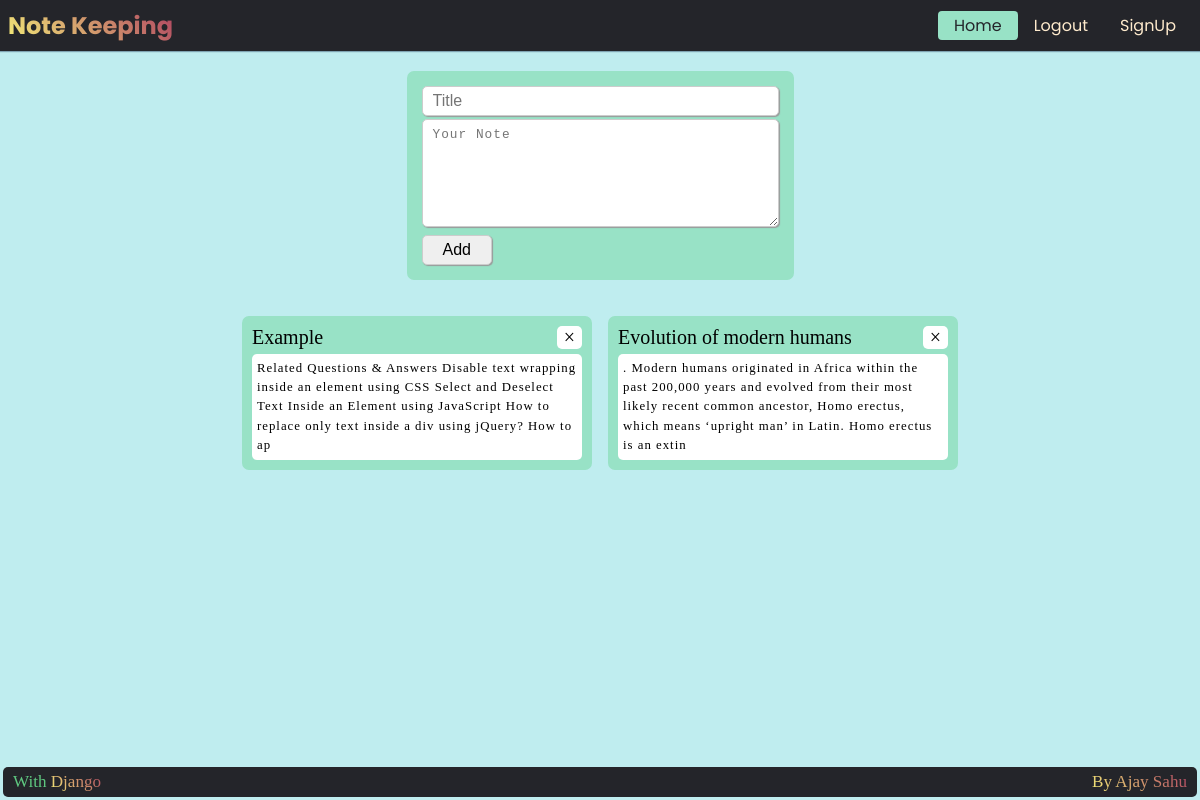
Page /home (signed in) on the committed database.
### main/models.py (models this page shows, shortened)
class Notes(models.Model):
    title = models.CharField(max_length=50)
    data = models.TextField()
    user = models.ForeignKey(User,on_delete=models.CASCADE)

### main/views.py (the view)
# urls.py: 2. Add a URL to urlpatterns:  path('', views.home, name='home')
def home(request):
    if not request.user.is_authenticated:
        return redirect('login')
    NoteFormObj = NotesForm(request.POST or None)
    if request.method == 'POST' and NoteFormObj.is_valid():
        note = NoteFormObj.save(commit=False)
        note.user = request.user
        note.save()
        return redirect('home')
    allNotes = request.user.notes_set.all()
    return render(request, 'main/home.html', {'user': request.user, 'NoteFormObj': NoteFormObj, 'allNotes': allNotes, 'value': 'Home'})

### main/views.py
class NotesForm(forms.ModelForm):
    class Meta:
        model = Notes
        fields = ['title', 'data']
        widgets = {
            'title': forms.TextInput(attrs={'placeholder': 'Title', 'class': 'noteFields'}),
            'data': forms.Textarea(attrs={'placeholder': 'Your Note', 'rows': 5, 'class': 'noteFields'})
        }

### main/templates/main/home.html (shortened to what this page needs)
{% extends "base.html" %}
{% block main%}
{% load static%}
<link rel="stylesheet" href={% static "main/home.css" %}>
<form action="" method="POST" id="addNoteBlock">
    {{ NoteFormObj.title }}
    {{ NoteFormObj.data }}
    <input type="submit" value="Add">
</form>
<div id="NotesBlock">
    {% for note in allNotes %}
    <div class="NoteBlock" id="NoteBlock{{note.id}}">
        <div id="NoteBlockTitle"><span>{{note.title}}</span><span value="{{note.id}}" class="deleteNoteButton">&times;</span></div>
        <div id="NoteBlockData">{{note.data}}</div>
    </div>
    {% endfor%}
</div>
{% endblock%}

### static/base.css (style rules this page uses)
:root { --BGcolor: #bfedef; --FGcolor: #98E2C6; --HEADcolor: #24252a; --mainFont: "Bahnschrift", Times, serif; --poppinsFont: 'Poppins', sans-serif; }
* { margin: 0; padding: 0; box-sizing: border-box; }
body { min-height: 100vh; display: flex; flex-direction: column; background-color: var(--BGcolor); font-family: var(--poppinsFont); }

### main/static/main/home.css (style rules this page uses)
form#addNoteBlock { display: flex; font-family: var(--mainFont); padding: 15px; flex-direction: column; background-color: var(--FGcolor); margin: 20px; border-radius: 7px; row-gap: 3px; }
form#addNoteBlock>* { border-radius: 5px; border: 1px solid #ccc; box-shadow: 1px 1px 1px #999; font-size: 2ch; padding: 5px 10px; }
form#addNoteBlock>textarea,#NoteBlockData { font-size: .8rem; letter-spacing: 1px; line-height: 1.5; }
form#addNoteBlock>input[type="submit"] { margin-top: 5px; width: fit-content; padding: 5px 20px; flex-shrink: 3; }
#NotesBlock { display: grid; width: 100%; grid-template-columns: repeat(auto-fit, minmax(300px, 350px)); gap:1rem ; padding: 1rem; justify-content: center; }
.NoteBlock { display: flex; font-family: var(--mainFont); padding: 10px; flex-direction: column; background-color: var(--FGcolor); box-sizing: border-box; border-radius: 7px; row-gap: 5px; }
#NoteBlockTitle { display: flex; justify-content: space-between; font-size: 2.5ch; }
#NoteBlockData,.deleteNoteButton { background-color: white; padding: 5px; border-radius: 5px; flex-grow: 2; }
.deleteNoteButton { padding: 0px 7px; align-self: flex-start; flex-grow: 0; cursor: pointer; }

### rows in the picture
Notes: title "Example", {{ note.id }} 81 (drawn), data "Related Questions & Answers Disable text wrapping inside an element using CSS Select and Deselect Text Inside an Element using JavaScript How to replace only text inside a div using jQuery? How to ap"
Notes: title "Evolution of modern humans", {{ note.id }} 82 (drawn), data ". Modern humans originated in Africa within the past 200,000 years and evolved from their most likely recent common ancestor, Homo erectus, which means ‘upright man’ in Latin. Homo erectus is an extin"
